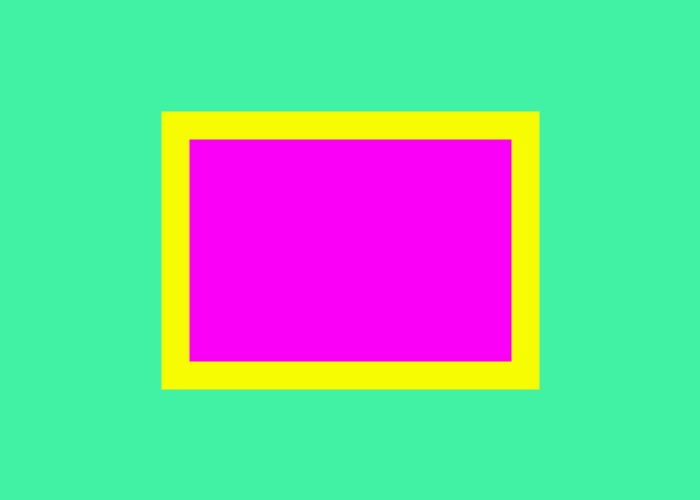
Frame 1 (no input)
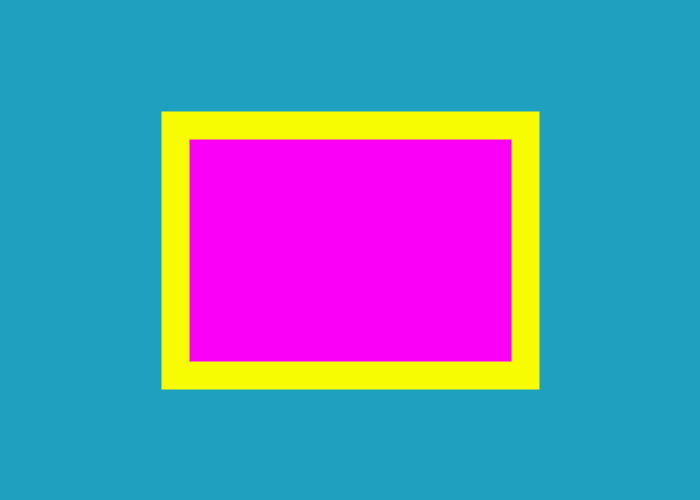
Frame 60 (the mouse pressed at the canvas centre just before this capture)
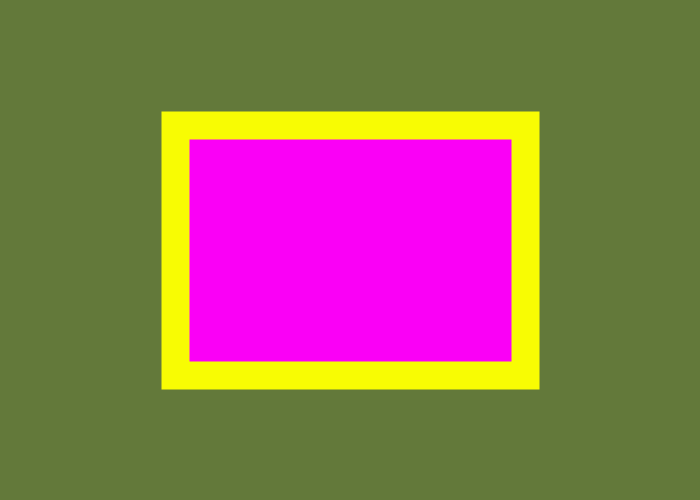
Frame 120 (the mouse held since frame 60 and released just before this capture)

The Processing sketch that drew these frames (run headless with seeded random() and noise(); from frame 60 on, the mouse is pressed at the canvas centre):

// Processing sketch: DrawingRectangle
// ── DrawingRectangle.pde
//Global Variables
int x = width*1/4, y = height*1/4, rectWidth = width*1/2, rectHeight = height*1/2;
int backgroundBlue=0;
int strokeRest=1;
int thin=width*1/50, thick=2*thin;
color strokeColour, fillColour;
color yellow=#F8FC03, purple=#FA00F6, whiteReset=#FFFFFF, blackReset=#000000;
// Colour design must limit blue as much as possible ... notice purple
color yellowNightMode=#F8FC00, purpleNightMode=#FA0096; //No Blue light for the colour shade
Boolean nightMode=false; //Daytime is false
//
void setup(
) 
{
  size(700, 500); //Display Geometry: Square (Orientations): Square, Landscape
  //fullScreen(); //displayWidth, displayHeight
  //Population
  x = width*1/4;
  y = height*1/4;
  rectWidth = width*1/2;
  rectHeight = height*1/2;
  thin = width*1/50;
  thick = 2*thin;
  println("Canvas Size", width, height);
  println("Display", "width: ", displayWidth, " height: ", displayHeight);
}//End setup
//
void draw() 
{
  // Background as gray scale, 0-225 (notice 256 #'s)
  background(50);
  // New Background Function "covers" old gray scale background()
  // Background as colour, RGB, random(a,b)
  // Night Mode means background cannot have blue // change randome for night mode
  if ( nightMode==true ) //Night Mode Choices
{
  backgroundBlue = 0;
  strokeColour = yellowNightMode;
  fillColour = purpleNightMode;
  println ("Night Mode is working");
} else 
{
  backgroundBlue = int(random(255) );
  strokeColour = yellow;
  fillColour = purple;
  println("Night Mode is off");
} //End Night Mode
  background( color(random(0, 255),random(255), backgroundBlue) );
  strokeWeight(thick);
  stroke(strokeColour);
  fill(fillColour);
  rect(x, y, rectWidth, rectHeight);
  //rest to defaults
  fill(whiteReset);
  stroke(blackReset);
  strokeWeight(strokeRest);
}//End draw
//
void keyPressed() 
{
  if ( key =='N' ||key == 'n' ) nightMode = true;
  if ( key == CODED && keyCode == LEFT) nightMode = false;
}//End keypressed
//
void mousePressed() 
{
  if (mouseButton == LEFT)nightMode=true;
  if (mouseButton == RIGHT) nightMode=false;
}//End mousePressed



/*




//End of Program
*/
